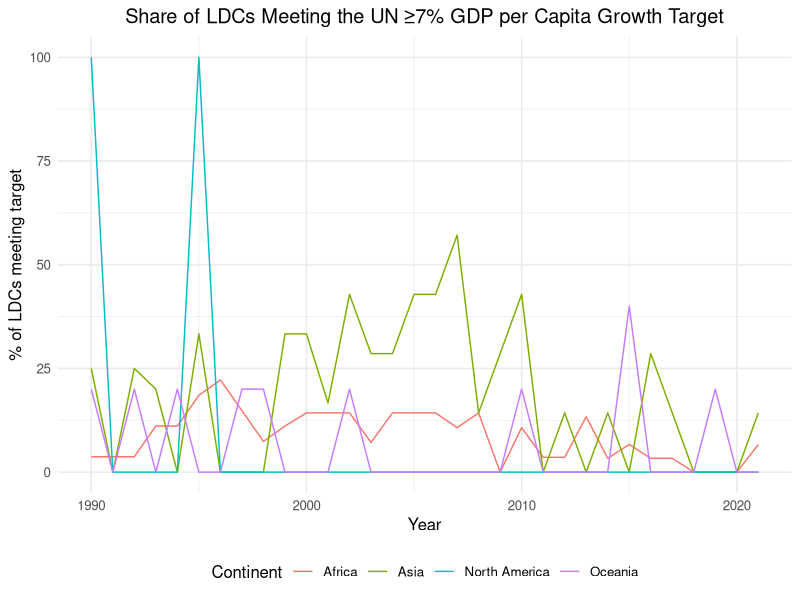

The R script that drew this image:
library(tidyverse)
library(dplyr)
library(ggplot2)
library(purrr)
library(patchwork)

# Importing Data Sets

Continent_Classification <- read.csv("data sets/continents-according-to-our-world-in-data.csv")
GDP_per_capita <- read.csv("data sets/gdp-per-capita-worldbank.csv")
LDC <- read.csv("data sets/LDC.csv")
World_Population <- read.csv("data sets/world population.csv")
NEET <- read.csv("data sets/youth-not-in-education-employment-training.csv")


# Rename Columns

colnames(GDP_per_capita) <- c("Country", "Code", "Year", "GDP_Per_Capita")
colnames(Continent_Classification) <- c("Country", "Code", "Year", "Continent")
colnames(World_Population) <- c("Country", "Code", "Year", "Population")


# Convert columns to correct types

GDP_per_capita <- GDP_per_capita %>%
  mutate(
    Country = as.character(Country),
    Code = as.character(Code),
    Year = as.integer(Year),
    GDP_Per_Capita = map_dbl(GDP_Per_Capita, as.numeric)
  )

Continent_Classification <- Continent_Classification %>%
  mutate(
    Country = as.character(Country),
    Code = as.character(Code),
    Year = as.integer(Year),
    Continent = as.character(Continent)
  )

World_Population <- World_Population %>%
  mutate(
    Country = as.character(Country),
    Code = as.character(Code),
    Year = as.integer(Year),
    Population = as.numeric(Population)
  )

# Combine Data Sets

GDP_Continent_Population_Combined <- GDP_per_capita %>%
  left_join(Continent_Classification %>% select(Code, Continent), by = "Code") %>%
  left_join(World_Population %>% select(Code, Year, Population), by = c("Code", "Year"))


GDP_Continent_Population_Combined <- GDP_Continent_Population_Combined %>%
  drop_na()


# LDC Classification

GDP_Continent_Population_Combined <- GDP_Continent_Population_Combined %>%
  mutate(LDC_Status = Country %in% LDC$Country & Year %in% LDC$Year)

# Add growth rate

GDP_Continent_Population_Combined <- GDP_Continent_Population_Combined %>%
  arrange(Country, Year) %>%  
  group_by(Country) %>%
  mutate(GDP_growth_rate = (GDP_Per_Capita - lag(GDP_Per_Capita)) / lag(GDP_Per_Capita) * 100) %>%
  ungroup()


# Compute Continent Growth

continent_growth <- GDP_Continent_Population_Combined %>%
  group_by(Continent, Year) %>%
  summarise(
    weighted_gdp_pc = sum(GDP_Per_Capita * Population, na.rm = TRUE) / sum(Population, na.rm = TRUE), # weighted gdp_pc
    average_gdp_pc  = mean(GDP_Per_Capita, na.rm = TRUE),  # average gdp_pc
    .groups = "drop"
  ) %>%
  arrange(Continent, Year) %>%
  group_by(Continent) %>%
  mutate(weighted_growth = (weighted_gdp_pc / lag(weighted_gdp_pc) - 1) * 100) %>% # growth rate weighted by population
  mutate(average_growth = (average_gdp_pc / lag(average_gdp_pc) - 1) * 100) %>% # Average growth rate
  ungroup()


# NA during the years will affect accuracy of gdp growth rate
na_counts <- GDP_Continent_Population_Combined %>%
  group_by(Continent, Year) %>%
  summarise(
    na_GDP_growth_rate = sum(is.na(GDP_growth_rate)),
    .groups = "drop"
  ) %>%
  arrange(Continent, Year)
# Europe in 1995 is unreliable because 8 country have NA growth rate


# Plotting the graph for Continents

# Africa
Africa_growth <- ggplot(subset(continent_growth, Continent == "Africa"), aes(x = Year)) +
  geom_line(aes(y = weighted_growth, color = "Weighted")) +
  geom_line(aes(y = average_growth, color = "Average")) +
  labs(title = "Oceania", y = "Growth Rate (%)", x=NULL) +
  theme_minimal()

# Asia
Asia_growth <- ggplot(subset(continent_growth, Continent == "Asia"), aes(x = Year)) +
  geom_line(aes(y = weighted_growth, color = "Weighted")) +
  geom_line(aes(y = average_growth, color = "Average")) +
  labs(title = "Oceania", y = "Growth Rate (%)", x=NULL) +
  theme_minimal()

# Europe
Europe_growth <- ggplot(subset(continent_growth, Continent == "Europe"), aes(x = Year)) +
  geom_line(aes(y = weighted_growth, color = "Weighted")) +
  geom_line(aes(y = average_growth, color = "Average")) +
  labs(title = "Oceania", y = "Growth Rate (%)", x=NULL) +
  theme_minimal()

# North America
NorthAmerica_growth <- ggplot(subset(continent_growth, Continent == "North America"), aes(x = Year)) +
  geom_line(aes(y = weighted_growth, color = "Weighted")) +
  geom_line(aes(y = average_growth, color = "Average")) +
  labs(title = "Oceania", y = "Growth Rate (%)", x=NULL) +
  theme_minimal()

# South America
SouthAmerica_growth  <- ggplot(subset(continent_growth, Continent == "South America"), aes(x = Year)) +
  geom_line(aes(y = weighted_growth, color = "Weighted")) +
  geom_line(aes(y = average_growth, color = "Average")) +
  labs(title = "Oceania", y = "Growth Rate (%)", x=NULL) +
  theme_minimal()

# Oceania
Oceania_growth  <- ggplot(subset(continent_growth, Continent == "Oceania"), aes(x = Year)) +
  geom_line(aes(y = weighted_growth, color = "Weighted")) +
  geom_line(aes(y = average_growth, color = "Average")) +
  labs(title = "Oceania", y = "Growth Rate (%)", x=NULL) +
  theme_minimal()

# Combine all six with one shared legend
Growth_Combined_Plot <- (Africa_growth | Asia_growth | Europe_growth) /
  (NorthAmerica_growth | SouthAmerica_growth | Oceania_growth) +
  plot_annotation(title = "GDP per Capita Growth by Continent",
                  theme = theme(plot.title = element_text(hjust = 0.5))) +
  plot_layout(guides = "collect") &
  theme(legend.position = "bottom")




# Share of LDC meeting the 7% target every year

ldc_target_share <- GDP_Continent_Population_Combined %>%
  filter(LDC_Status) %>%                                   # keep only LDCs
  group_by(Continent, Year) %>%
  summarise(
    n_ldc         = n_distinct(Country),                   # LDC count observed
    n_meet        = n_distinct(Country[GDP_growth_rate >= 7]),
    share_meeting = if_else(n_ldc > 0, 100 * n_meet / n_ldc, NA_real_), # percent
    .groups = "drop"
  )

# Plot the share of LDC meeting target

ggplot(ldc_target_share, aes(x = Year, y = share_meeting, color = Continent)) +
  geom_line(size = 0.5) +
  labs(
    title = "Share of LDCs Meeting the UN ≥7% GDP per Capita Growth Target",
    x = "Year",
    y = "% of LDCs meeting target",
    color = "Continent"
  ) +
  theme_minimal(base_size = 12) +
  theme(
    legend.position = "bottom",
    plot.title = element_text(hjust = 0.5)   # center title
  )


# The growth rate of LDC


# LDC GDP per capita growth (weighted vs average) by continent-year

ldc_continent_growth <- GDP_Continent_Population_Combined %>%
  filter(LDC_Status) %>%
  group_by(Continent, Year) %>%
  summarise(
    weighted_gdp_pc_ldc = sum(GDP_Per_Capita * Population, na.rm = TRUE) / 
      sum(Population, na.rm = TRUE),
    average_gdp_pc_ldc  = mean(GDP_Per_Capita, na.rm = TRUE),
    .groups = "drop"
  ) %>%
  arrange(Continent, Year) %>%
  group_by(Continent) %>%
  mutate(
    weighted_growth_ldc = (weighted_gdp_pc_ldc / lag(weighted_gdp_pc_ldc) - 1) * 100,
    average_growth_ldc  = (average_gdp_pc_ldc  / lag(average_gdp_pc_ldc)  - 1) * 100
  ) %>%
  ungroup()

# Africa

Africa_LDC <- ggplot(subset(ldc_continent_growth, Continent == "Africa"), aes(x = Year)) +
  geom_line(aes(y = weighted_growth_ldc, color = "Weighted"), linewidth = 1) +
  geom_point(aes(y = weighted_growth_ldc, color = "Weighted"), size = 1.5) +
  geom_line(aes(y = average_growth_ldc,  color = "Average"), linewidth = 1, linetype = "dashed") +
  geom_point(aes(y = average_growth_ldc,  color = "Average"), size = 1.5) +
  scale_color_manual(values = c("Weighted" = "#1f77b4", "Average" = "#ff7f0e")) +
  labs(title = "Africa LDC GDP per Capita Growth", y = "Growth (%)", x = NULL, color = "Measure") +
  theme_minimal() +
  theme(
    legend.position = "bottom",
    panel.grid.minor = element_blank(),
    plot.title = element_text(hjust = 0.5)
  )

# Asia

Asia_LDC <- ggplot(subset(ldc_continent_growth, Continent == "Asia"), aes(x = Year)) +
  geom_line(aes(y = weighted_growth_ldc, color = "Weighted"), linewidth = 1) +
  geom_point(aes(y = weighted_growth_ldc, color = "Weighted"), size = 1.5) +
  geom_line(aes(y = average_growth_ldc,  color = "Average"), linewidth = 1, linetype = "dashed") +
  geom_point(aes(y = average_growth_ldc,  color = "Average"), size = 1.5) +
  scale_color_manual(values = c("Weighted" = "#1f77b4", "Average" = "#ff7f0e")) +
  labs(title = "Asia LDC GDP per Capita Growth", y = "Growth (%)", x = NULL, color = "Measure") +
  theme_minimal() +
  theme(
    legend.position = "bottom",
    panel.grid.minor = element_blank(),
    plot.title = element_text(hjust = 0.5)
  )

# Oceania

Oceania_LDC <- ggplot(subset(ldc_continent_growth, Continent == "Oceania"), aes(x = Year)) +
  geom_line(aes(y = weighted_growth_ldc, color = "Weighted"), linewidth = 1) +
  geom_point(aes(y = weighted_growth_ldc, color = "Weighted"), size = 1.5) +
  geom_line(aes(y = average_growth_ldc,  color = "Average"), linewidth = 1, linetype = "dashed") +
  geom_point(aes(y = average_growth_ldc,  color = "Average"), size = 1.5) +
  scale_color_manual(values = c("Weighted" = "#1f77b4", "Average" = "#ff7f0e")) +
  labs(title = "Oceania LDC GDP per Capita Growth", y = "Growth (%)", x = NULL, color = "Measure") +
  theme_minimal() +
  theme(
    legend.position = "bottom",
    panel.grid.minor = element_blank(),
    plot.title = element_text(hjust = 0.5)
  )
